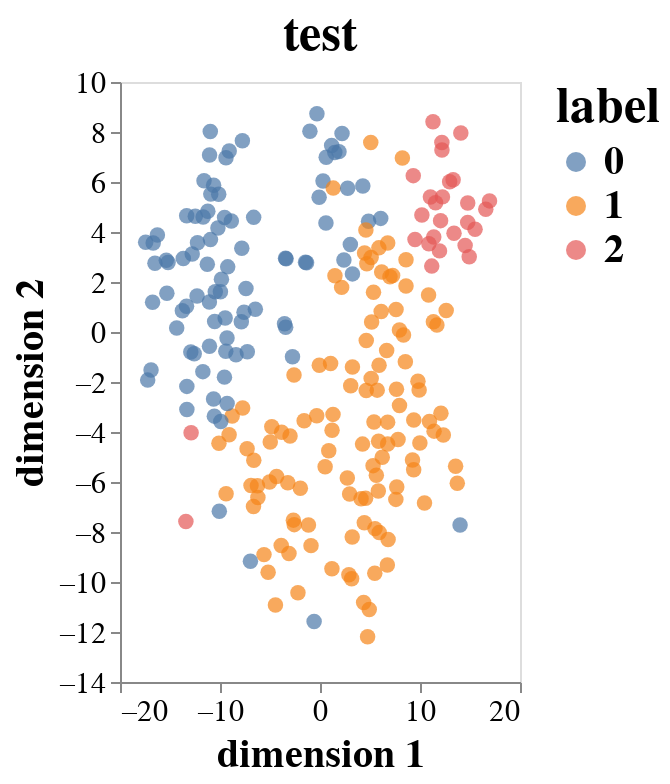

Notebook code for this chart:
### Code cell
X = clusters.loc[:, ['time_per_node', 'nodes_per_thread', 'largest_wcc', 'diameter_largest_wcc', 'num_nodes', 'sentiment_mean', 'user_tweet_count_mean', 'urls_mean', 'media_count_mean', 'user_follower_count_mean', 'user_friends_count_mean', 'num_edges', 'unverified']]

scaler = StandardScaler()
X = scaler.fit_transform(X)
labels = cluster_k_means_clusters(X, n_clusters=3)
graph_reduced_dimensions(X, labels, 200, 300, 'test')

### Figure 1 — Vega-Lite specification as saved in the notebook (floating-point values rounded to 4 significant figures; data arrays with more than 128 entries replaced by an {"elided": "..."} marker saying what was removed)
{"config": {"view": {"continuousWidth": 400, "continuousHeight": 300}, "axis": {"grid": false, "labelAngle": 0, "labelFontSize": 15, "titleFontSize": 20}, "header": {"titleFontSize": 25, "titleFontWeight": "bold"}, "legend": {"labelFontSize": 20, "labelFontWeight": "bold", "titleFontSize": 25, "titleFontWeight": "bold"}, "title": {"fontSize": 25, "fontWeight": "bold"}}, "data": {"name": "data-bad291d9a847db30835becf0c2d7e1cb"}, "mark": {"type": "circle", "size": 60}, "encoding": {"color": {"type": "nominal", "field": "label"}, "x": {"type": "quantitative", "field": "dimension 1"}, "y": {"type": "quantitative", "field": "dimension 2"}}, "height": 300, "selection": {"selector082": {"type": "interval", "bind": "scales", "encodings": ["x", "y"]}}, "title": "test", "width": 200, "$schema": "https://vega.github.io/schema/vega-lite/v4.8.1.json", "datasets": {"data-bad291d9a847db30835becf0c2d7e1cb": {"elided": "235 records"}}}
